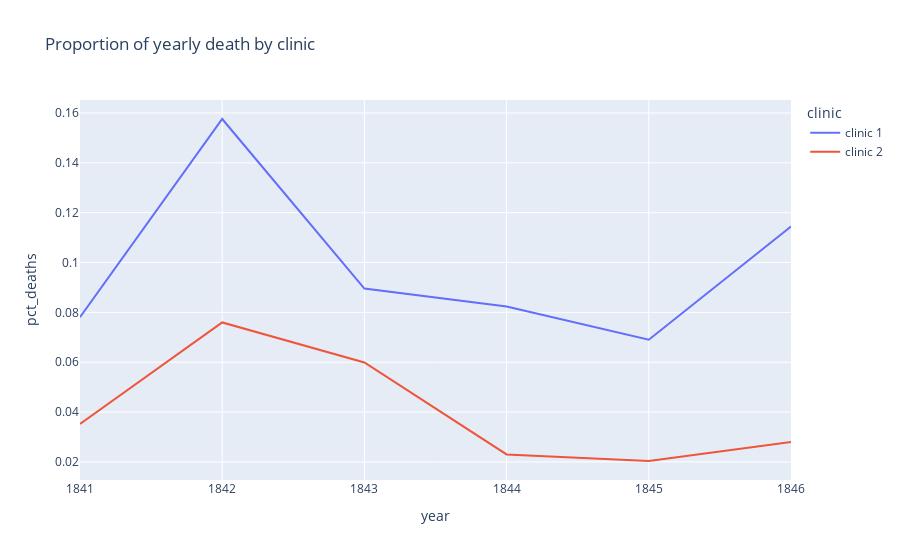

Source (notebook cell):
### Code cell
line_chart = px.line(df_yearly,
                    x = 'year',
                    y= 'pct_deaths',
                    color = 'clinic',
                    title=' Proportion of yearly death by clinic')
line_chart.show()

### Figure 1 — Plotly figure (JSON) as saved in the notebook; plotly's stock layout.template omitted (floating-point values rounded to 4 significant figures)
{"data": [{"hovertemplate": "clinic=clinic 1<br>year=%{x}<br>pct_deaths=%{y}<extra></extra>", "legendgroup": "clinic 1", "line": {"color": "#636efa", "dash": "solid"}, "marker": {"symbol": "circle"}, "mode": "lines", "name": "clinic 1", "orientation": "v", "showlegend": true, "type": "scatter", "x": [1841, 1842, 1843, 1844, 1845, 1846], "xaxis": "x", "y": [0.07806, 0.1576, 0.08954, 0.08236, 0.06901, 0.1145], "yaxis": "y"}, {"hovertemplate": "clinic=clinic 2<br>year=%{x}<br>pct_deaths=%{y}<extra></extra>", "legendgroup": "clinic 2", "line": {"color": "#EF553B", "dash": "solid"}, "marker": {"symbol": "circle"}, "mode": "lines", "name": "clinic 2", "orientation": "v", "showlegend": true, "type": "scatter", "x": [1841, 1842, 1843, 1844, 1845, 1846], "xaxis": "x", "y": [0.03522, 0.07597, 0.05988, 0.023, 0.02036, 0.02797], "yaxis": "y"}], "layout": {"legend": {"title": {"text": "clinic"}, "tracegroupgap": 0}, "title": {"text": " Proportion of yearly death by clinic"}, "xaxis": {"anchor": "y", "domain": [0, 1], "title": {"text": "year"}}, "yaxis": {"anchor": "x", "domain": [0, 1], "title": {"text": "pct_deaths"}}}}
